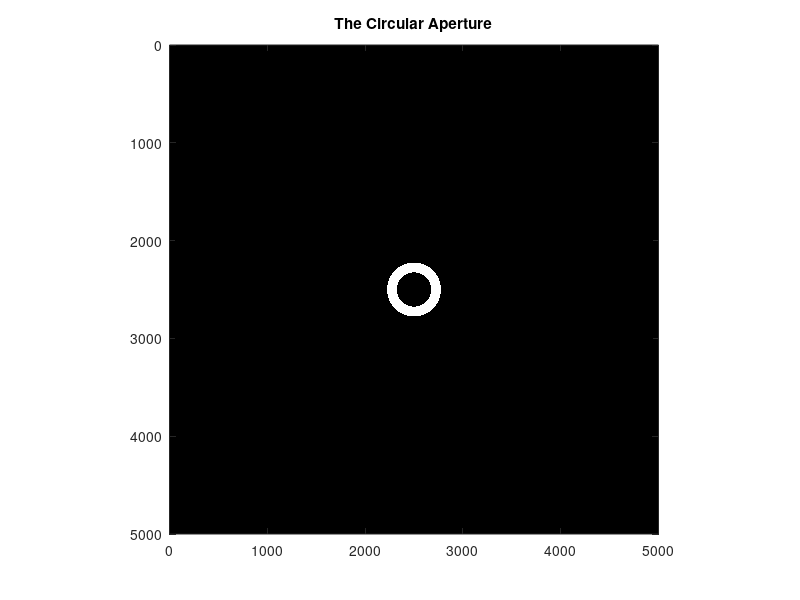

MATLAB code for this plot:
% Draw A Circular Ring Aperture:
function ap = qiuranRingAP
% Define Aperture field
apl = 5000; % Size of the aperture field
ap = zeros(apl); % Define actual aperture plane

% Define the center and the radius
circle_xcenter = apl / 2;
circle_ycenter = apl / 2;
r1 = 275; % The bigger radius ==> 275 pixels.
r2 = 175; % The smaller radius ==> 175 pixels.

% Create a grid of (x,y) coordinates
[X, Y] = meshgrid(1:apl, 1:apl);

% Calculate the distance from the center to each point in the grid
distances = sqrt((X - circle_xcenter).^2 + (Y - circle_ycenter).^2);

ap(r2 <= distances & distances <= r1) = 1;


figure;
imagesc(ap);
colormap gray;
axis equal;
axis([0 apl 0 apl]);
title('The Circular Aperture');

return
end
